Frame 1 (no input): blank canvas, image omitted
Frame 60 (the mouse pressed at the canvas centre just before this capture): blank canvas, image omitted
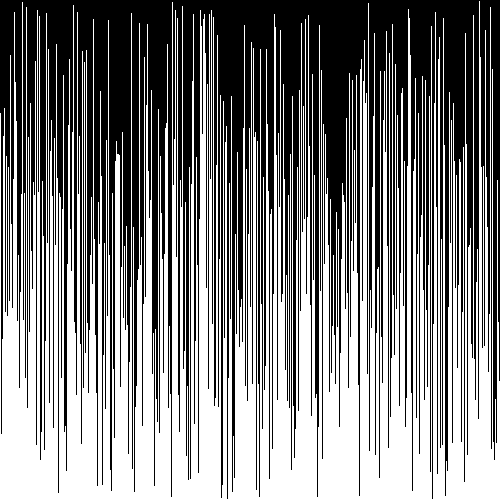
Frame 120 (the mouse held since frame 60 and released just before this capture)

The Processing sketch whose frames 1 and 60 were blank and that drew this single picture after the mouse press (run headless with seeded random() and noise(); from frame 60 on, the mouse is pressed at the canvas centre):

// Processing sketch: sketch__03_VisualArraySorter
// ── sketch__03_VisualArraySorter.pde
/* Paste the code into a new Processing sketch and complete the steps. */

//1. create an array of ints. don't initialize it yet.
int[]numbers;
void setup() {
  //2. set the size of your window
  //  if you are using Processing 3, you cannot use variables
  //  because the developers don't know how programming is supposed to work.
size(500, 500);
  //3. initialize your array with the built in width variable
  numbers = new int[width];
  //4. initialize the ints in the array with random numbers
  //   from 0 to the built in height variable

  //5. call the noStroke() method
noStroke();
}

void draw() {
  //6. set the background color with background(r, g, b);
background(0, 0, 0);
  //7. set the color for your graph
color(0,0,255);
  //8. draw a rectangle for each int in your array.
  //   the x value will be the current index in the array
  //   the y value will the height variable
  //   the width is 1 (one)
  //   the height is negative the value of the element at the current index of the array
for(int i = 0; i < numbers.length; i++){
 rect(i, height, 1, -numbers[i]); 
}

  //9. call the stepSort method
stepSort(numbers);
  //10. extract the code that randomizes the array into a method.

  //11. call the method you made in step 10 when the mouse is pressed
if(mousePressed == true){
  randomize();
} 
}

void randomize(){
  for(int i = 0; i < numbers.length; i++){
 numbers[i] = (int)random(height);
 
}
}
void stepSort(int[] arr) {
  for (int i = 1; i < arr.length; i++) {
    if (arr[i - 1] > arr[i]) {
      int t = arr[i];
      arr[i] = arr[i - 1];
      arr[i - 1] = t;
    }
  }
}
